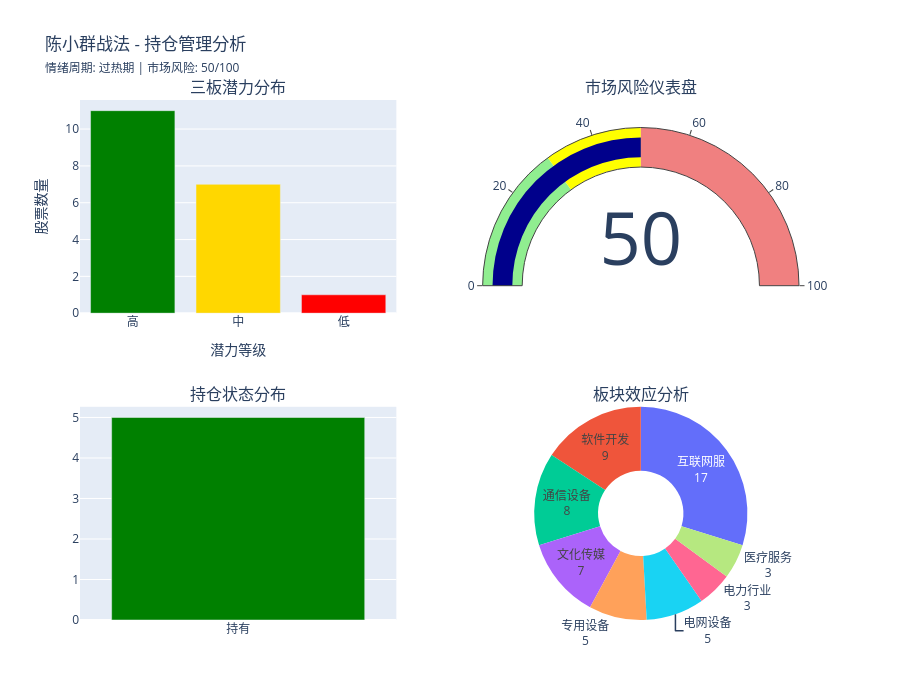

Here is the notebook cell this chart was saved with:
### Markdown cell above
## 📊 可视化分析

### Code cell
"""
可视化持仓管理结果
"""
import plotly.graph_objects as go
from plotly.subplots import make_subplots

print("=" * 80)
print("📊 可视化分析")
print("=" * 80)

has_third_board = not third_board_df.empty if 'third_board_df' in dir() else False
has_position_status = not position_status_df.empty if 'position_status_df' in dir() else False
has_market_data = limit_up_data is not None and not limit_up_data.empty

if not (has_third_board or has_position_status or has_market_data):
    print("\n⚠️  暂无足够数据生成可视化图表")
else:
    fig = make_subplots(
        rows=2, cols=2,
        subplot_titles=('三板潜力分布', '市场风险仪表盘', '持仓状态分布', '板块效应分析'),
        specs=[[{"type": "bar"}, {"type": "indicator"}], [{"type": "bar"}, {"type": "pie"}]],
        vertical_spacing=0.18, horizontal_spacing=0.12
    )
    
    # 1. 三板潜力分布
    if has_third_board:
        potential_counts = third_board_df['三板潜力'].value_counts()
        colors = ['green' if p == '高' else 'gold' if p == '中' else 'red' for p in potential_counts.index]
        fig.add_trace(go.Bar(x=potential_counts.index, y=potential_counts.values, marker_color=colors, showlegend=False), row=1, col=1)
        fig.update_xaxes(title_text="潜力等级", row=1, col=1)
        fig.update_yaxes(title_text="股票数量", row=1, col=1)
    
    # 2. 市场风险仪表盘
    fig.add_trace(go.Indicator(
        mode="gauge+number", value=market_risk,
        gauge={'axis': {'range': [0, 100]}, 'bar': {'color': "darkblue"},
               'steps': [{'range': [0, 30], 'color': "lightgreen"}, {'range': [30, 50], 'color': "yellow"}, {'range': [50, 100], 'color': "lightcoral"}]}
    ), row=1, col=2)
    
    # 3. 持仓状态分布
    if has_position_status:
        status_counts = position_status_df['状态'].value_counts()
        status_colors = {'holding': 'green', 'warning': 'gold', 'exit': 'red'}
        fig.add_trace(go.Bar(x=[{'holding': '持有', 'warning': '警告', 'exit': '退出'}.get(s, s) for s in status_counts.index],
                            y=status_counts.values, marker_color=[status_colors.get(s, 'gray') for s in status_counts.index], showlegend=False), row=2, col=1)
    
    # 4. 板块效应分析
    if has_market_data and '所属行业' in limit_up_data.columns:
        sector_counts = limit_up_data['所属行业'].value_counts().head(8)
        fig.add_trace(go.Pie(labels=sector_counts.index, values=sector_counts.values, hole=0.4, textinfo='label+value'), row=2, col=2)
    
    fig.update_layout(
        title_text=f"陈小群战法 - 持仓管理分析<br><span style='font-size:0.7em'>情绪周期: {emotion_cycle or '未知'} | 市场风险: {market_risk}/100</span>",
        height=700, showlegend=False
    )
    fig.show()
    print("\n✅ 可视化图表已生成")

### Figure 1 — Plotly figure (JSON) as saved in the notebook; plotly's stock layout.template omitted (floating-point values rounded to 4 significant figures)
{"data": [{"marker": {"color": ["green", "gold", "red"]}, "showlegend": false, "type": "bar", "x": ["高", "中", "低"], "xaxis": "x", "y": [11, 7, 1], "yaxis": "y"}, {"domain": {"x": [0.56, 1], "y": [0.59, 1]}, "gauge": {"axis": {"range": [0, 100]}, "bar": {"color": "darkblue"}, "steps": [{"color": "lightgreen", "range": [0, 30]}, {"color": "yellow", "range": [30, 50]}, {"color": "lightcoral", "range": [50, 100]}]}, "mode": "gauge+number", "type": "indicator", "value": 50}, {"marker": {"color": ["green"]}, "showlegend": false, "type": "bar", "x": ["持有"], "xaxis": "x2", "y": [5], "yaxis": "y2"}, {"domain": {"x": [0.56, 1], "y": [0, 0.41]}, "hole": 0.4, "labels": ["互联网服", "软件开发", "通信设备", "文化传媒", "专用设备", "电网设备", "电力行业", "医疗服务"], "textinfo": "label+value", "type": "pie", "values": [17, 9, 8, 7, 5, 5, 3, 3]}], "layout": {"annotations": [{"font": {"size": 16}, "showarrow": false, "text": "三板潜力分布", "x": 0.22, "xanchor": "center", "xref": "paper", "y": 1, "yanchor": "bottom", "yref": "paper"}, {"font": {"size": 16}, "showarrow": false, "text": "市场风险仪表盘", "x": 0.78, "xanchor": "center", "xref": "paper", "y": 1, "yanchor": "bottom", "yref": "paper"}, {"font": {"size": 16}, "showarrow": false, "text": "持仓状态分布", "x": 0.22, "xanchor": "center", "xref": "paper", "y": 0.41, "yanchor": "bottom", "yref": "paper"}, {"font": {"size": 16}, "showarrow": false, "text": "板块效应分析", "x": 0.78, "xanchor": "center", "xref": "paper", "y": 0.41, "yanchor": "bottom", "yref": "paper"}], "height": 700, "showlegend": false, "title": {"text": "陈小群战法 - 持仓管理分析<br><span style='font-size:0.7em'>情绪周期: 过热期 | 市场风险: 50/100</span>"}, "xaxis": {"anchor": "y", "domain": [0, 0.44], "title": {"text": "潜力等级"}}, "xaxis2": {"anchor": "y2", "domain": [0, 0.44]}, "yaxis": {"anchor": "x", "domain": [0.59, 1], "title": {"text": "股票数量"}}, "yaxis2": {"anchor": "x2", "domain": [0, 0.41]}}}
